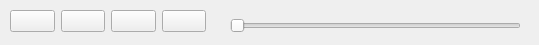
<?xml version="1.0" encoding="UTF-8"?>
<ui version="4.0">
 <class>CCtrBar</class>
 <widget class="QWidget" name="CCtrBar">
  <property name="geometry">
   <rect>
    <x>0</x>
    <y>0</y>
    <width>539</width>
    <height>45</height>
   </rect>
  </property>
  <property name="windowTitle">
   <string/>
  </property>
  <widget class="QSlider" name="Slider_range">
   <property name="geometry">
    <rect>
     <x>230</x>
     <y>10</y>
     <width>291</width>
     <height>31</height>
    </rect>
   </property>
   <property name="orientation">
    <enum>Qt::Horizontal</enum>
   </property>
  </widget>
  <widget class="QWidget" name="layoutWidget">
   <property name="geometry">
    <rect>
     <x>10</x>
     <y>0</y>
     <width>196</width>
     <height>42</height>
    </rect>
   </property>
   <layout class="QHBoxLayout" name="horizontalLayout">
    <item>
     <widget class="QPushButton" name="pushButton_record">
      <property name="text">
       <string/>
      </property>
      <property name="icon">
       <iconset resource="CtrBar.qrc">
        <normaloff>:/icon/icon/record.png</normaloff>:/icon/icon/record.png</iconset>
      </property>
      <property name="iconSize">
       <size>
        <width>32</width>
        <height>32</height>
       </size>
      </property>
     </widget>
    </item>
    <item>
     <widget class="QPushButton" name="pushButton_play">
      <property name="text">
       <string/>
      </property>
      <property name="icon">
       <iconset resource="CtrBar.qrc">
        <normaloff>:/icon/icon/play.png</normaloff>:/icon/icon/play.png</iconset>
      </property>
      <property name="iconSize">
       <size>
        <width>32</width>
        <height>32</height>
       </size>
      </property>
     </widget>
    </item>
    <item>
     <widget class="QPushButton" name="pushButton_pause">
      <property name="text">
       <string/>
      </property>
      <property name="icon">
       <iconset resource="CtrBar.qrc">
        <normaloff>:/icon/icon/pause.png</normaloff>:/icon/icon/pause.png</iconset>
      </property>
      <property name="iconSize">
       <size>
        <width>32</width>
        <height>32</height>
       </size>
      </property>
     </widget>
    </item>
    <item>
     <widget class="QPushButton" name="pushButton_stop">
      <property name="text">
       <string/>
      </property>
      <property name="icon">
       <iconset resource="CtrBar.qrc">
        <normaloff>:/icon/icon/stop.png</normaloff>:/icon/icon/stop.png</iconset>
      </property>
      <property name="iconSize">
       <size>
        <width>32</width>
        <height>32</height>
       </size>
      </property>
     </widget>
    </item>
   </layout>
  </widget>
 </widget>
 <resources>
  <include location="CtrBar.qrc"/>
 </resources>
 <connections/>
</ui>
